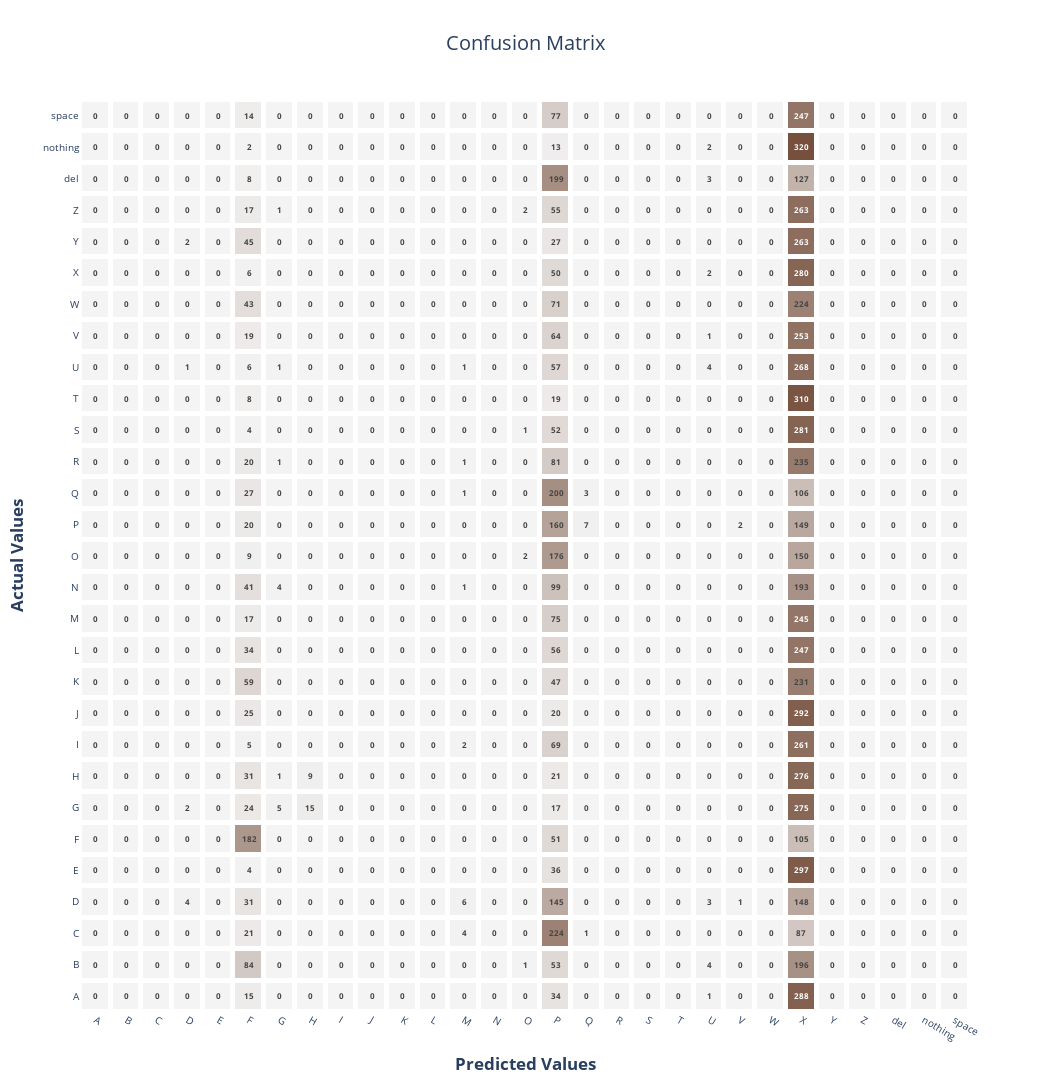

This figure's notebook cell:
### Code cell
# Create Figure
fig = go.Figure()

# Heatmap
fig.add_trace(
    go.Heatmap(
        z=confusion_matrix,
        x=CLASSES,
        y=CLASSES,
        text=confusion_matrix,
        texttemplate="<b>%{text}</b>",
        textfont={"size":8},
        colorscale=[[0, '#f4f4f4'],[1.0, '#76503d']],
        showscale = False,
        ygap = 5,
        xgap = 5,
        hovertemplate=
        '''
        Actual: %{y}<br>
        Predicted: %{x}<br>
        Total: %{text}
        ''',
        name="Confusion Matrix"
    )
)

# Update Axes
fig.update_xaxes(title="<b>Predicted Values</b>", tickfont_size=10)
fig.update_yaxes(title="<b>Actual Values</b>", tickfont_size=10)

# Update Layout
fig.update_layout(title_text='Confusion Matrix', title_x=0.5, font_size=14,
                  width=1050,
                  height=1115,
                  plot_bgcolor='white',
                  showlegend=False,
)

# Show
fig.show()

### Figure 1 — Plotly figure (JSON) as saved in the notebook; plotly's stock layout.template omitted (floating-point values rounded to 4 significant figures; data arrays with more than 128 entries replaced by an {"elided": "..."} marker saying what was removed)
{"data": [{"colorscale": [[0, "#f4f4f4"], [1, "#76503d"]], "hovertemplate": "\n        Actual: %{y}<br>\n        Predicted: %{x}<br>\n        Total: %{text}\n        ", "name": "Confusion Matrix", "showscale": false, "text": {"elided": "29x29 int values"}, "textfont": {"size": 8}, "texttemplate": "<b>%{text}</b>", "type": "heatmap", "x": ["A", "B", "C", "D", "E", "F", "G", "H", "I", "J", "K", "L", "M", "N", "O", "P", "Q", "R", "S", "T", "U", "V", "W", "X", "Y", "Z", "del", "nothing", "space"], "xgap": 5, "y": ["A", "B", "C", "D", "E", "F", "G", "H", "I", "J", "K", "L", "M", "N", "O", "P", "Q", "R", "S", "T", "U", "V", "W", "X", "Y", "Z", "del", "nothing", "space"], "ygap": 5, "z": {"elided": "29x29 int values"}}], "layout": {"font": {"size": 14}, "height": 1115, "plot_bgcolor": "white", "showlegend": false, "title": {"text": "Confusion Matrix", "x": 0.5}, "width": 1050, "xaxis": {"tickfont": {"size": 10}, "title": {"text": "<b>Predicted Values</b>"}}, "yaxis": {"tickfont": {"size": 10}, "title": {"text": "<b>Actual Values</b>"}}}}
